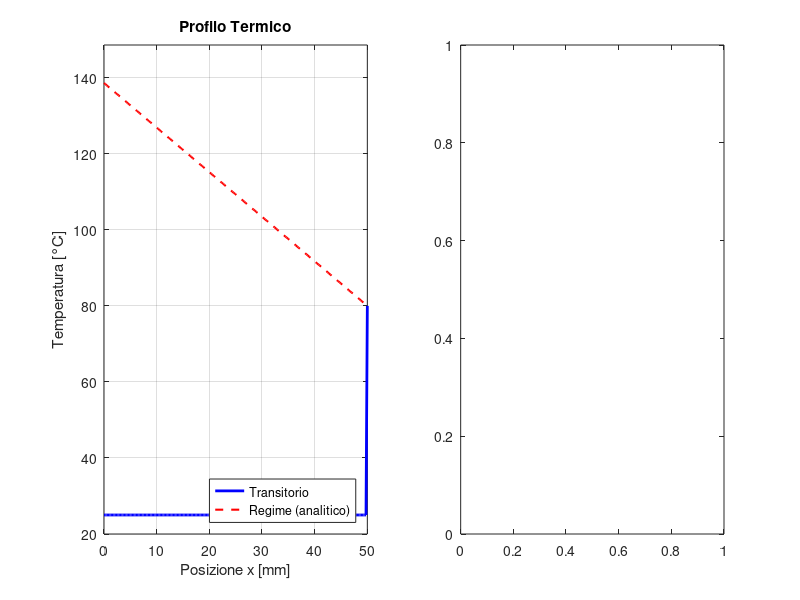

This chart was generated by the following MATLAB code: (Note: this script raises an error after producing the figure.)
%% Diffusione Termica 1D: Sbarra di Alluminio
%  BC sinistra  (x=0): flusso imposto  q_in = 25 W  (Neumann)
%  BC destra    (x=L): temperatura fissa T_sink = 80 °C (Dirichlet)
%
%  Geometria: 3 mm x 30 mm x 50 mm (sezione A = 9e-5 m^2)
%
%  Metodo: differenze finite esplicite (FTCS) con ghost-node per
%          la condizione di Neumann al bordo sinistro.
%
%  Davide Leitner SpA — Marzo 2026

clear; clc; close all;

%% ── 1. Parametri Fisici ─────────────────────────────────────────────────
L     = 0.050;      % Lunghezza sbarra              [m]
alpha = 98e-6;      % Diffusività termica Al         [m²/s]
k     = 237;        % Conducibilità termica Al       [W/(m·K)]
A     = 3e-3 * 30e-3; % Sezione: 3 mm × 30 mm       [m²]  = 9e-5 m²

% Condizioni al contorno
q_in   = 25;        % Flusso termico imposto a x=0   [W]
T_sink = 80;        % Temperatura pozzo a x=L        [°C]
T0     = 25;        % Temperatura iniziale (ambiente)[°C]

%% ── 2. Discretizzazione Spaziale ────────────────────────────────────────
Nx = 200;                    % Nodi interni + bordi
dx = L / (Nx - 1);           % Passo spaziale
x  = linspace(0, L, Nx);     % Griglia [m]

% Coefficiente CFL — stabilità per esplicito: lambda < 0.5
% Usiamo safety factor 0.45
lambda = 0.45;
dt     = lambda * dx^2 / alpha;   % Passo temporale [s]

T_final = 120;               % Durata simulazione [s] — abbondante per il regime
Nt      = ceil(T_final / dt);

fprintf('Parametri solver:\n');
fprintf('  dx = %.4f mm | dt = %.6f s | Nt = %d | lambda = %.4f\n', ...
        dx*1e3, dt, Nt, lambda);

%% ── 3. Soluzione Analitica a Regime (verifica) ──────────────────────────
% A regime: d²T/dx² = 0  →  T(x) = a·x + b
% T'(0) = -q_in/(k·A)   →  a = -q_in/(k·A)
% T(L)  = T_sink         →  b = T_sink - a·L
a_ss = -q_in / (k * A);
b_ss = T_sink - a_ss * L;
T_ss = a_ss * x + b_ss;       % Profilo lineare a regime

fprintf('  Temp. a x=0 a regime: %.2f °C\n', T_ss(1));
fprintf('  Temp. a x=L a regime: %.2f °C  (atteso: %.0f °C)\n\n', T_ss(end), T_sink);

%% ── 4. Inizializzazione ─────────────────────────────────────────────────
u     = T0 * ones(1, Nx);   % Condizione iniziale uniforme
u(end) = T_sink;             % Applica subito la Dirichlet a destra

% Matrici per registrare la storia temporale
t_hist = zeros(1, Nt);
T_x0_hist = zeros(1, Nt);   % T(x=0) nel tempo
T_xmid_hist = zeros(1, Nt); % T(x=L/2) nel tempo

%% ── 5. Setup Grafico ────────────────────────────────────────────────────
fig = figure('Name', 'Diffusione Termica 1D', ...
             'Position', [100 100 1000 520], ...
             'Color', [0.96 0.96 0.96]);

% Subplot 1: Profilo spaziale
ax1 = subplot(1,2,1);
hProf = plot(ax1, x*1e3, u, 'b-', 'LineWidth', 2); hold on;
hSS   = plot(ax1, x*1e3, T_ss, 'r--', 'LineWidth', 1.5);
xlabel(ax1, 'Posizione x [mm]');
ylabel(ax1, 'Temperatura [°C]');
title(ax1, 'Profilo Termico');
legend(ax1, 'Transitorio', 'Regime (analitico)', 'Location', 'SouthEast');
grid(ax1, 'on');
ylim(ax1, [T0-5, T_ss(1)+10]);
xlim(ax1, [0, L*1e3]);

% Subplot 2: Storia temporale
ax2 = subplot(1,2,2);
hH0   = plot(ax2, NaN, NaN, 'b-',  'LineWidth', 1.8); hold on;
hHmid = plot(ax2, NaN, NaN, 'm-',  'LineWidth', 1.8);
hSS0  = yline(ax2, T_ss(1), 'r--', 'LineWidth', 1.5);
xlabel(ax2, 'Tempo [s]');
ylabel(ax2, 'Temperatura [°C]');
title(ax2, 'Convergenza al Regime');
legend(ax2, 'T(x=0)', 'T(x=L/2)', 'T_{regime}(x=0)', 'Location', 'SouthEast');
grid(ax2, 'on');
ylim(ax2, [T0-5, T_ss(1)+10]);

sgtitle(fig, sprintf('Sbarra Al 3×30×50 mm | q_{in}=%.0f W | T_{sink}=%.0f °C', ...
                     q_in, T_sink), 'FontSize', 12, 'FontWeight', 'bold');

%% ── 6. Loop Temporale ───────────────────────────────────────────────────
disp('Avvio simulazione...');
plot_interval = max(1, floor(Nt / 300)); % ~300 aggiornamenti grafico totali

for n = 1:Nt

    u_new = u;

    % ── A. Nodi interni: schema FTCS standard ────────────────────────────
    u_new(2:end-1) = u(2:end-1) + lambda * ...
                     (u(3:end) - 2*u(2:end-1) + u(1:end-2));

    % ── B. BC sinistra — Neumann: flusso imposto q_in  (ghost node) ──────
    %  -k·A·(dT/dx)|_{x=0} = q_in
    %  Con ghost node: u_ghost = u(2) + 2·dx·q_in/(k·A)
    %  → u_new(1) = u(1) + lambda·(u(2) - 2·u(1) + u_ghost)
    %             = u(1) + lambda·(2·u(2) - 2·u(1) + 2·dx·q_in/(k·A))
    u_ghost  = u(2) + 2 * dx * q_in / (k * A);
    u_new(1) = u(1) + lambda * (u(2) - 2*u(1) + u_ghost);

    % ── C. BC destra — Dirichlet: temperatura fissa ───────────────────────
    u_new(end) = T_sink;

    % ── D. Aggiorna stato ─────────────────────────────────────────────────
    u = u_new;

    % ── E. Registra storia temporale ──────────────────────────────────────
    t_hist(n)      = n * dt;
    T_x0_hist(n)   = u(1);
    T_xmid_hist(n) = u(ceil(Nx/2));

    % ── F. Aggiorna grafico ───────────────────────────────────────────────
    if mod(n, plot_interval) == 0
        set(hProf, 'YData', u);

        idx = 1:n;
        set(hH0,   'XData', t_hist(idx),   'YData', T_x0_hist(idx));
        set(hHmid, 'XData', t_hist(idx),   'YData', T_xmid_hist(idx));

        sgtitle(fig, sprintf('Sbarra Al 3×30×50 mm | t = %.1f s / %.0f s', ...
                             n*dt, T_final), ...
                'FontSize', 12, 'FontWeight', 'bold');
        drawnow limitrate;
    end
end

%% ── 7. Verifica Convergenza ─────────────────────────────────────────────
err_max = max(abs(u - T_ss));
fprintf('Simulazione completata.\n');
fprintf('  Errore max vs. regime analitico: %.4f °C\n', err_max);

% Grafico finale con overlay soluzione analitica ben visibile
set(hProf, 'YData', u, 'Color', 'b');
set(hH0,   'XData', t_hist, 'YData', T_x0_hist);
set(hHmid, 'XData', t_hist, 'YData', T_xmid_hist);
sgtitle(fig, sprintf('REGIME RAGGIUNTO | Sbarra Al 3×30×50 mm | Errore max: %.3f °C', err_max), ...
        'FontSize', 12, 'FontWeight', 'bold', 'Color', [0 0.5 0]);
drawnow;
